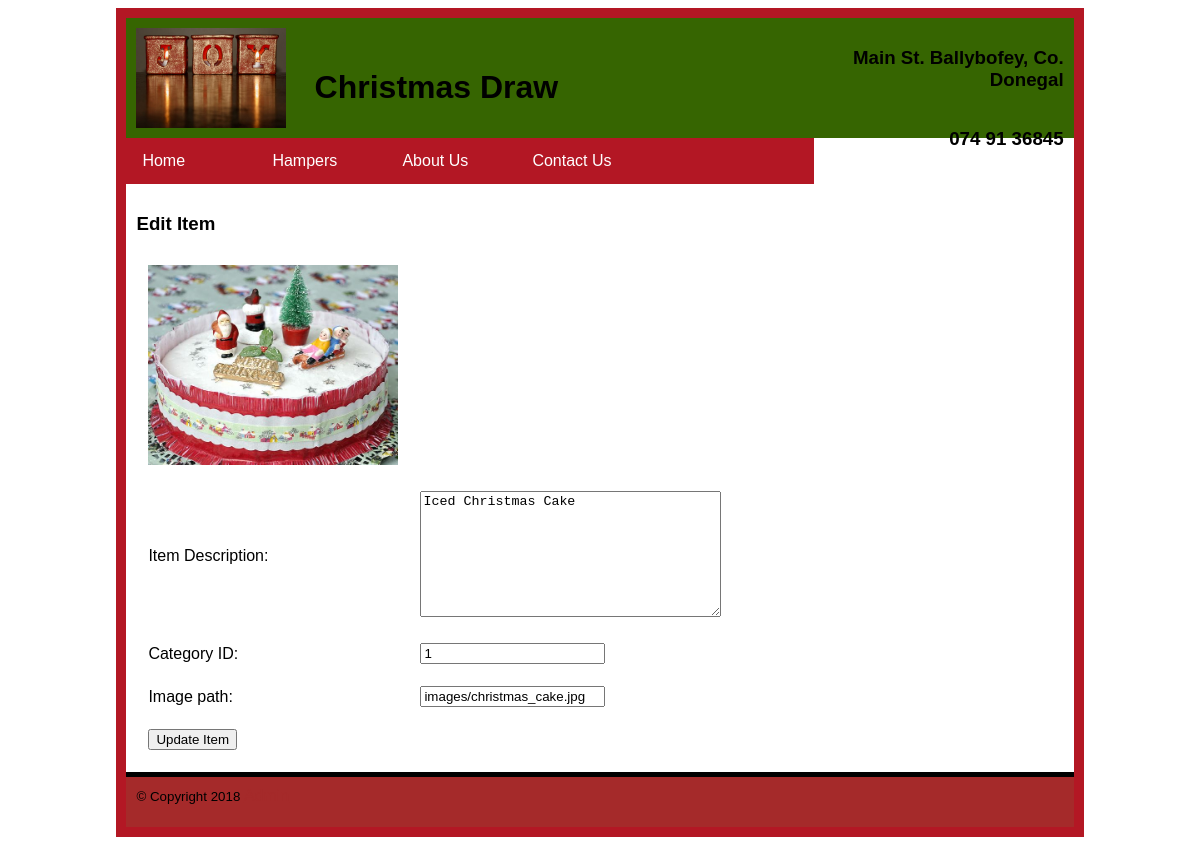
The app's page /edititem.php?itemid=1 with its own data.
### tables this page shows
CREATE TABLE `item` (
  `itemid` int(10) NOT NULL,
  `image` varchar(200) NOT NULL,
  `itemdescription` text NOT NULL,
  `categoryid` int(50) NOT NULL
);

### edititem.php (the view, shortened to what this page needs)
<!DOCTYPE HTML>
<html lang="en">
<head>
 <link rel="stylesheet" href="css/style.css">
 </head>
<body>
<div id="container">
<div id="content">
<h3>Edit Item</h3>
<?php
$server="localhost";
$dbuser="root";
$password="";
$itemid=$_GET["itemid"];
$link=mysqli_connect($server,$dbuser,$password);
mysqli_select_db($link, "christmasdraw");
$sql="SELECT * FROM item WHERE itemid=$itemid";
$result=mysqli_query($link, $sql);
$row=mysqli_fetch_array($result);
$itemdescription=$row["itemdescription"];
$image=$row["image"];
$categoryid=$row["categoryid"];
?>
<form method="post" action="processedititem.php">
<table>
<tr>
<td><?php echo "<img src='$image' width=250 height=200>" ?></td>
</tr>
<tr>
<td>Item Description: </td><td><textarea name="itemdescription" rows="8" cols="35"><?php echo $itemdescription;
?></textarea></td>
</tr>
<tr>
<td>Category ID: </td><td><input type="number" name="categoryid" value="<?php echo
$categoryid; ?>" /></td>
</tr>
<tr>
<td>Image path: </td><td><input type="text" name="image" value="<?php echo $image;
?>"/></td>
</tr>
<tr>
<td><input type="submit" name="submit" value="Update Item"/></td>
</tr>
</table>
</form>
</div>
</div>
</body>
</html>

### css/style.css (style rules this page uses)
body { font-family: Helvetica, Arial, Verdana, Sans-serif; background-color: Light-Green; }
#container { margin: auto; width: 80%; background-color: #b31724; border: 10px solid #b31724; }
#header { background-color: #366501; height: 100px; padding: 10px; text-align: center; }
#logo { margin:0; padding:0; float: left; width: 150px; }
#sitename { margin: auto; padding:50; float: left; width: 300px; }
#address { margin: auto; float: right; width: 250px; text-align: right; }
#phone { float: right; width: 250px; text-align: right; }
#nav { background-color: #ffffff; clear: left; }
#content { background-color: #ffffff; padding: 10px; min-height: 300px; }
#footer { background-color: brown; height: 30px; padding: 10px; }
#sitename { float: left; width: 300px; padding-top: 20px; }
#logo { float:left; width: 150px; }
table td { padding: 10px; }
table tr:nth-child(1) { background-color: #ffffff; }
table tr { background-color: #FFFFFF; }
ul { list-style-type: none; margin: 0; padding: 0; overflow: hidden; background-color: #b31724 }
li { float: left; width: 130px; }
li a, .dropbtn { display: inline-block; color: white; text-align: center; padding: 14px 16px; text-decoration: none; }
li.dropdown { display: inline-block; }
#footer { border-top: 5px solid black; height: 30px; }

### records on screen
item: image (picture), itemdescription "Iced Christmas Cake", categoryid "1", image "images/christmas_cake.jpg"
